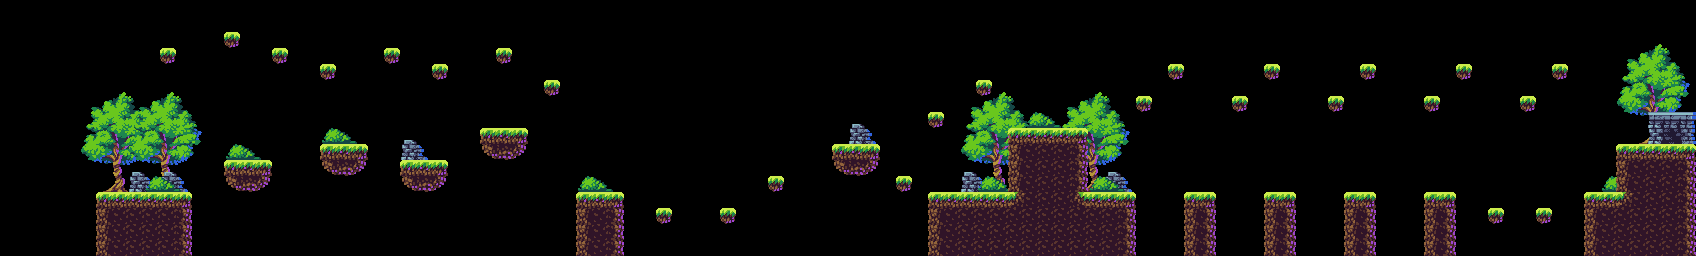

This game map was drawn from its Tiled (.tmx) file and the tilesets committed beside it. A one-line description and the trimmed map source follow:
An orthogonal 106x16 tile map with 16x16 px tiles, 8 tile layers (arbol2, arbol, muro2, muro, ...), 3 tilesets.

<map version="1.5" tiledversion="1.7.2" orientation="orthogonal" renderorder="right-down" width="106" height="16" tilewidth="16" tileheight="16" infinite="0" nextlayerid="9" nextobjectid="1">
 <editorsettings>
  <export target="Levels_1/nivel_1..csv" format="csv" />
 </editorsettings>
 <tileset firstgid="1" source="terrainTileset.tsx" />
 <tileset firstgid="49" source="coin.tsx" />
 <tileset firstgid="65" source="decors.tsx" />
 <layer id="7" name="arbol2" width="106" height="16">
  <data>[1696 cells, 35 non-empty, 35 distinct tile ids]</data>
 </layer>
 <layer id="6" name="arbol" width="106" height="16">
  <data>[1696 cells, 143 non-empty, 35 distinct tile ids]</data>
 </layer>
 <layer id="8" name="muro2" width="106" height="16">
  <data>[1696 cells, 0 non-empty, 0 distinct tile ids]</data>
 </layer>
 <layer id="5" name="muro" width="106" height="16">
  <data>[1696 cells, 40 non-empty, 6 distinct tile ids]</data>
 </layer>
 <layer id="4" name="arbusto" width="106" height="16">
  <data>[1696 cells, 48 non-empty, 6 distinct tile ids]</data>
 </layer>
 <layer id="1" name="terreno" width="106" height="16">
  <data>[1696 cells, 239 non-empty, 12 distinct tile ids]</data>
 </layer>
 <layer id="3" name="cueva" width="106" height="16">
  <data>[1696 cells, 6 non-empty, 6 distinct tile ids]</data>
 </layer>
 <layer id="2" name="monedas" width="106" height="16">
  <data>[1696 cells, 29 non-empty, 1 distinct tile ids]</data>
 </layer>
</map>
